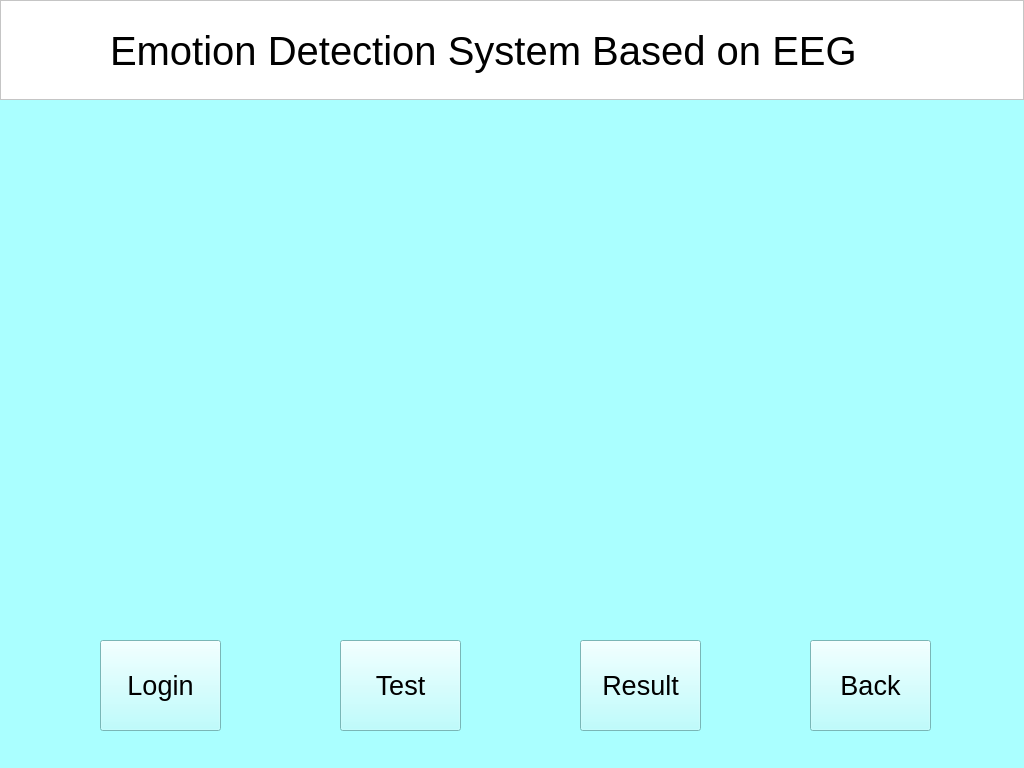
<?xml version="1.0" encoding="UTF-8"?>
<ui version="4.0">
 <class>Widget</class>
 <widget class="QWidget" name="Widget">
  <property name="geometry">
   <rect>
    <x>0</x>
    <y>0</y>
    <width>1024</width>
    <height>768</height>
   </rect>
  </property>
  <property name="cursor">
   <cursorShape>ArrowCursor</cursorShape>
  </property>
  <property name="mouseTracking">
   <bool>true</bool>
  </property>
  <property name="windowTitle">
   <string>Home</string>
  </property>
  <property name="styleSheet">
   <string notr="true">border-color: qlineargradient(spread:pad, x1:0, y1:0, x2:1, y2:0, stop:0 rgba(0, 0, 0, 255), stop:1 rgba(255, 255, 255, 255));
background-color: rgb(170, 255, 255);</string>
  </property>
  <widget class="QFrame" name="frame">
   <property name="geometry">
    <rect>
     <x>0</x>
     <y>0</y>
     <width>1024</width>
     <height>100</height>
    </rect>
   </property>
   <property name="minimumSize">
    <size>
     <width>1011</width>
     <height>100</height>
    </size>
   </property>
   <property name="font">
    <font>
     <weight>75</weight>
     <italic>true</italic>
     <bold>true</bold>
     <underline>false</underline>
     <strikeout>false</strikeout>
    </font>
   </property>
   <property name="styleSheet">
    <string notr="true">background-color: rgb(255, 255, 255);</string>
   </property>
   <property name="locale">
    <locale language="Chinese" country="China"/>
   </property>
   <property name="frameShape">
    <enum>QFrame::StyledPanel</enum>
   </property>
   <property name="frameShadow">
    <enum>QFrame::Raised</enum>
   </property>
   <widget class="QLabel" name="label">
    <property name="geometry">
     <rect>
      <x>110</x>
      <y>10</y>
      <width>831</width>
      <height>81</height>
     </rect>
    </property>
    <property name="sizePolicy">
     <sizepolicy hsizetype="Preferred" vsizetype="Preferred">
      <horstretch>0</horstretch>
      <verstretch>0</verstretch>
     </sizepolicy>
    </property>
    <property name="font">
     <font>
      <pointsize>30</pointsize>
     </font>
    </property>
    <property name="text">
     <string>Emotion Detection System Based on EEG</string>
    </property>
   </widget>
  </widget>
  <widget class="QWidget" name="widget" native="true">
   <property name="geometry">
    <rect>
     <x>1</x>
     <y>104</y>
     <width>1031</width>
     <height>501</height>
    </rect>
   </property>
   <property name="minimumSize">
    <size>
     <width>1011</width>
     <height>330</height>
    </size>
   </property>
   <property name="maximumSize">
    <size>
     <width>111111</width>
     <height>111111</height>
    </size>
   </property>
   <widget class="QLabel" name="label_2">
    <property name="geometry">
     <rect>
      <x>-2</x>
      <y>4</y>
      <width>1024</width>
      <height>501</height>
     </rect>
    </property>
    <property name="text">
     <string/>
    </property>
    <property name="pixmap">
     <pixmap resource="resource.qrc">:/png/Home_pic.jpg</pixmap>
    </property>
    <property name="scaledContents">
     <bool>true</bool>
    </property>
   </widget>
  </widget>
  <widget class="QPushButton" name="test">
   <property name="geometry">
    <rect>
     <x>340</x>
     <y>640</y>
     <width>121</width>
     <height>91</height>
    </rect>
   </property>
   <property name="font">
    <font>
     <pointsize>20</pointsize>
    </font>
   </property>
   <property name="text">
    <string>Test</string>
   </property>
  </widget>
  <widget class="QPushButton" name="result">
   <property name="geometry">
    <rect>
     <x>580</x>
     <y>640</y>
     <width>121</width>
     <height>91</height>
    </rect>
   </property>
   <property name="font">
    <font>
     <pointsize>20</pointsize>
    </font>
   </property>
   <property name="text">
    <string>Result</string>
   </property>
  </widget>
  <widget class="QPushButton" name="login">
   <property name="geometry">
    <rect>
     <x>100</x>
     <y>640</y>
     <width>121</width>
     <height>91</height>
    </rect>
   </property>
   <property name="font">
    <font>
     <pointsize>20</pointsize>
    </font>
   </property>
   <property name="text">
    <string>Login</string>
   </property>
  </widget>
  <widget class="QPushButton" name="back">
   <property name="geometry">
    <rect>
     <x>810</x>
     <y>640</y>
     <width>121</width>
     <height>91</height>
    </rect>
   </property>
   <property name="font">
    <font>
     <pointsize>20</pointsize>
    </font>
   </property>
   <property name="text">
    <string>Back</string>
   </property>
  </widget>
 </widget>
 <layoutdefault spacing="6" margin="11"/>
 <resources>
  <include location="resource.qrc"/>
 </resources>
 <connections/>
</ui>
